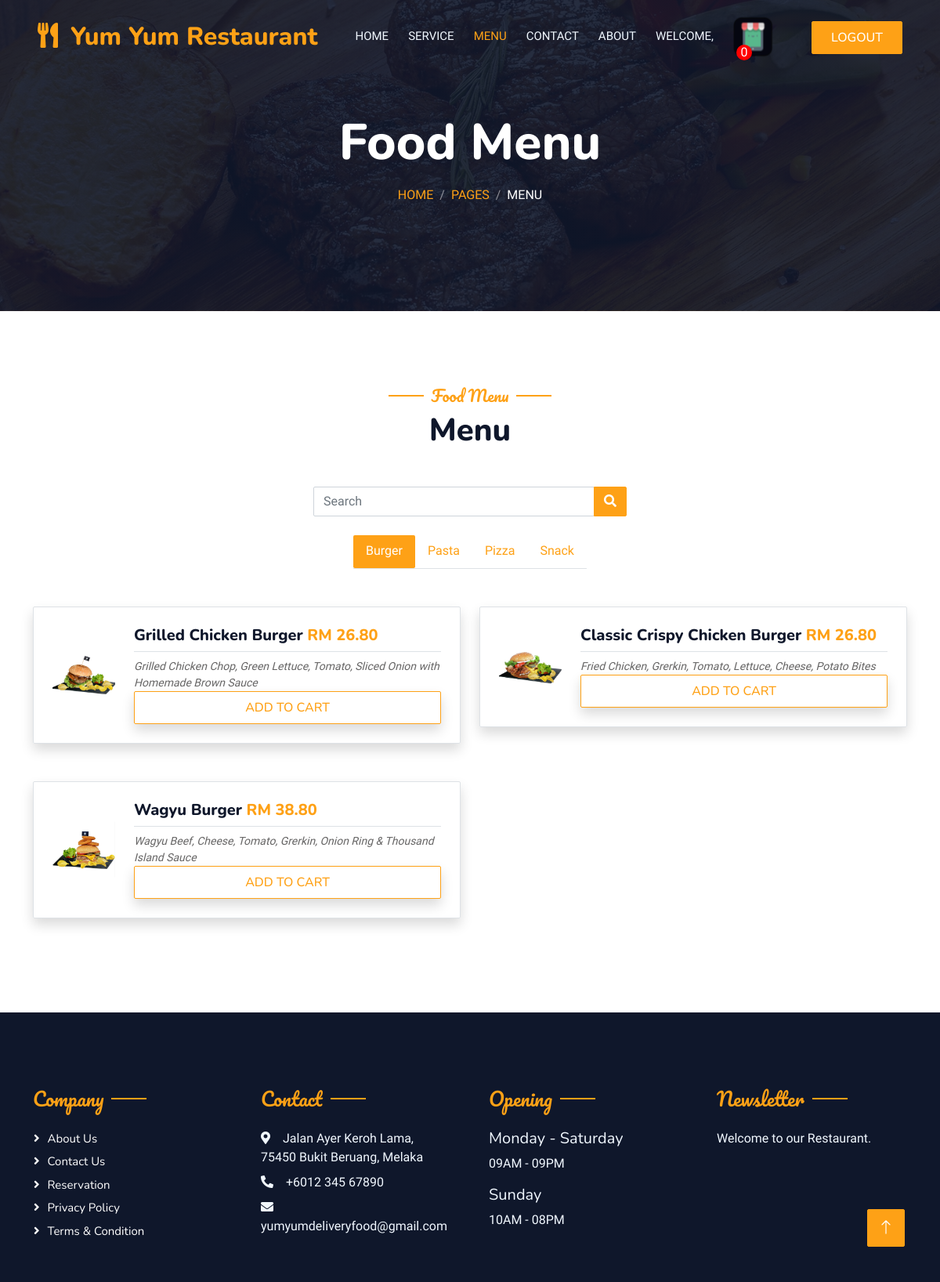
The page /log_menu.php on the database its author committed.
### tables this page shows
CREATE TABLE `category` (
  `cat_id` int(200) NOT NULL,
  `cat_name` varchar(200) NOT NULL,
  `cat_type` varchar(60) NOT NULL,
  `cat_img` varchar(255) NOT NULL
);

CREATE TABLE `menu` (
  `food_id` int(11) NOT NULL,
  `food_img` varchar(255) NOT NULL,
  `food_name` varchar(100) NOT NULL,
  `food_price` double NOT NULL,
  `food_type` varchar(50) NOT NULL,
  `food_description` varchar(200) NOT NULL,
  `food_delete` int(10) NOT NULL DEFAULT 0
);

### log_menu.php (the view, shortened to what this page needs)
<?php include ("connection_sql.php") ?>
<!DOCTYPE html>
<html lang="en">
<head>
    <link href="https://cdnjs.cloudflare.com/ajax/libs/font-awesome/5.10.0/css/all.min.css" rel="stylesheet">
    <link href="https://cdn.jsdelivr.net/npm/bootstrap-icons@1.4.1/font/bootstrap-icons.css" rel="stylesheet">
    <link href="lib/animate/animate.min.css" rel="stylesheet">
    <link href="lib/owlcarousel/assets/owl.carousel.min.css" rel="stylesheet">
    <link href="lib/tempusdominus/css/tempusdominus-bootstrap-4.min.css" rel="stylesheet" />
    <link href="css/bootstrap.min.css" rel="stylesheet">
    <link href="css/style.css" rel="stylesheet">
    <link href="css/test.css" rel="stylesheet">
    <link href="css/popup.css" rel="stylesheet">
</head>
<?php
    $uid = isset($_GET['userID']) ? $_GET['userID'] : null;
    $sql = "SELECT COUNT(*) AS totalRows FROM cart WHERE cart.user_id = '$uid' and cart_food_delete = '1'";
    $result = mysqli_query($connect, $sql);
    if ($result)
    {
        $row = mysqli_fetch_assoc($result);
        $totalRows = $row['totalRows'];
    }
    $user = "SELECT * FROM users WHERE id = '$uid'";
    $user_result = mysqli_query($connect, $user);
    $row_user = mysqli_fetch_assoc($user_result);
?>
<body class="all">
    <div class="container-xxl bg-white p-0">
        <div class="container-xxl position-relative p-0">
            <nav class="navbar navbar-expand-lg navbar-dark bg-dark px-4 px-lg-5 py-3 py-lg-0">
                <a href="" class="navbar-brand p-0">
                <h1 class="text-primary m-0" style="font-size:xx-large;"><i class="fa fa-utensils me-3"></i>Yum Yum Restaurant</h1>
                </a>
                <div class="collapse navbar-collapse" id="navbarCollapse">
                    <div class="navbar-nav ms-auto py-0 pe-4">
                        <a href="log_index.php?userID=<?php echo $uid; ?>" class="nav-item nav-link">Home</a>
                        <a href="log_service.php?userID=<?php echo $uid; ?>" class="nav-item nav-link">Service</a>
                        <a href="log_menu.php?userID=<?php echo $uid; ?>" class="nav-item nav-link active">Menu</a>
                        <a href="log_contact.php?userID=<?php echo $uid; ?>" class="nav-item nav-link">Contact</a>
                        <a href="log_about.php?userID=<?php echo $uid; ?>" class="nav-item nav-link  ">About</a>
                        <a href="login/p_profile.php?userID=<?php echo $uid?>" class="nav-item nav-link ">WELCOME, <?php echo $row_user["name"]; ?></a>
                        <img class="carticon btn py-2 px-4" src="img/cart-icon h.png" alt=""><span
                            style="position: fixed; display: flex; width: 20px;  height: 20px; background-color: red; justify-content: center; align-items: center; color: white;border-radius: 50%; position: absolute; top: 60%; right: 240px; "><?php echo $totalRows ?></span>
                    </div>
                    <a href="index.html" class="btn btn-primary py-2 px-4"style="--bs-btn-padding-y: .25rem; --bs-btn-padding-x: .5rem; --bs-btn-font-size: .75rem;" id="checkoutBtn">LogOut</a>
                </div>
            </nav>
            <div class="container-xxl py-5 bg-dark hero-header mb-5">
                <div class="container text-center my-5 pt-5 pb-4">
                    <h1 class="display-3 text-white mb-3 animated slideInDown">Food Menu</h1>
                    <nav aria-label="breadcrumb">
                        <ol class="breadcrumb justify-content-center text-uppercase">
                            <li class="breadcrumb-item"><a href="#">Home</a></li>
                            <li class="breadcrumb-item"><a href="#">Pages</a></li>
                            <li class="breadcrumb-item text-white active" aria-current="page">Menu</li>
                        </ol>
                    </nav>
                </div>
            </div>
        </div>
        <div class="container-xxl py-5">
            <div class="container">
                <div class="text-center wow fadeInUp" data-wow-delay="0.1s">
                    <h5 class="section-title ff-secondary text-center text-primary fw-normal">Food Menu</h5>
                    <h1 class="mb-5">Menu</h1>
                </div>
                <form class="d-flex justify-content-center" style="max-width: 400px; margin: 0 auto;" method="post" action="log_search_food.php?userID=<?php echo $uid; ?>" >
                    <div class="input-group rounded">
                        <input type="search" class="form-control rounded" name="search_query" placeholder="Search" aria-label="Search" aria-describedby="search-addon" />
                        <button class="btn btn-primary" type="submit">
                            <i class="fas fa-search"></i>
                        </button>
                    </div>
                </form>
                <br>
                <div class="tab-class text-center wow fadeInUp" data-wow-delay="0.1s">
                    <?php
                        $sql = "SELECT * FROM category";
                        $result = mysqli_query($connect, $sql);
                        $resultcheck = mysqli_num_rows($result);
                        if ($resultcheck > 0) {
                    ?>
                        <ul class="nav nav-pills d-inline-flex justify-content-center border-bottom mb-5" id="myTabs">
                            <?php
                                while ($row = mysqli_fetch_assoc($result)) {
                            ?>
                                <li class="nav-item">
                                    <a class="nav-link" data-toggle="pill" href="#tab-<?php echo $row['cat_type'] ?>">
                                        <?php echo $row['cat_name'] ?>
                                    </a>
                                </li>
                            <?php
                                }
                            ?>
                        </ul>
                        <div class="tab-content">
                            <?php
                                mysqli_data_seek($result, 0);
                                while ($row = mysqli_fetch_assoc($result)) {
                            ?>
                                <div class="tab-pane fade" id="tab-<?php echo $row['cat_type'] ?>">
                                    <div class="row g-4">
                                        <?php
                                            $menuSql = ($row['cat_type'] == 'all') ? "SELECT * FROM menu" : "SELECT * FROM menu WHERE food_type = '{$row['cat_type']}'";
                                            $menuResult = mysqli_query($connect, $menuSql);
                                            while ($menuItem = mysqli_fetch_assoc($menuResult)) {
                                        ?>
                                            <div class="col-lg-6 mb-4">
                                                <div class="d-flex align-items-center p-4 border rounded shadow">
                                                    <img class="flex-shrink-0 img-fluid rounded" style="width: 80px;" src="./img/<?php echo $menuItem['food_img']; ?>">
                                                    <div class="w-100 d-flex flex-column text-start ps-4">
                                                        <h5 class="d-flex justify-content-between border-bottom pb-2">
                                                            <form action="" method="post">
                                                                <span><?php echo $menuItem['food_name']; ?></span>
                                                                <span class="text-primary">RM <?php echo number_format($menuItem['food_price'], 2); ?></span>
                                                            </h5>
                                                            <small class="fst-italic"><?php echo $menuItem['food_description']; ?></small>
                                                            <button type="button" class="btn btn-outline-primary shadow py-2 px-4" name="atc" onclick="pop(<?php echo $menuItem['food_id']; ?>)">Add to cart</button>
                                                    </div>
                                                </div>
                                            </div>
                                        <?php
                                            }
                                        ?>
                                    </div>
                                </div>
                            <?php
                                }
                            ?>
                        </div>
                    <?php
                        }
                    ?>
                </div>
            </div>
        </div>
        <div class="container-fluid bg-dark text-light footer pt-5 mt-5 wow fadeIn" data-wow-delay="0.1s">
            <div class="container py-5">
                <div class="row g-5">
                    <div class="col-lg-3 col-md-6">
                        <h4 class="section-title ff-secondary text-start text-primary fw-normal mb-4">Company</h4>
                        <a class="btn btn-link" href="">About Us</a>
                        <a class="btn btn-link" href="">Contact Us</a>
                        <a class="btn btn-link" href="">Reservation</a>
                        <a class="btn btn-link" href="">Privacy Policy</a>
                        <a class="btn btn-link" href="">Terms & Condition</a>
                    </div>
                    <div class="col-lg-3 col-md-6">
                        <h4 class="section-title ff-secondary text-start text-primary fw-normal mb-4">Contact</h4>
                        <p class="mb-2"><i class="fa fa-map-marker-alt me-3"></i>Jalan Ayer Keroh Lama, 75450 Bukit Beruang, Melaka</p>
                        <p class="mb-2"><i class="fa fa-phone-alt me-3"></i>+6012 345 67890</p>
                        <p class="mb-2"><i class="fa fa-envelope me-3"></i>yumyumdeliveryfood@gmail.com</p>
                    </div>
                    <div class="col-lg-3 col-md-6">
                        <h4 class="section-title ff-secondary text-start text-primary fw-normal mb-4">Opening</h4>
                        <h5 class="text-light fw-normal">Monday - Saturday</h5>
                        <p>09AM - 09PM</p>
                        <h5 class="text-light fw-normal">Sunday</h5>
                        <p>10AM - 08PM</p>
                    </div>
                    <div class="col-lg-3 col-md-6">
                        <h4 class="section-title ff-secondary text-start text-primary fw-normal mb-4">Newsletter</h4>
                        <p>Welcome to our Restaurant. </p>
                    </div>
                </div>
            </div>
        </div>
        <a href="#" class="btn btn-lg btn-primary btn-lg-square back-to-top"><i class="bi bi-arrow-up"></i></a>
    </div>
</body>
</html>

### css/style.css (style rules this page uses)
:root { --primary: #FEA116; --light: #F1F8FF; --dark: #0F172B; }
.ff-secondary { font-family: 'Pacifico', cursive; }
.back-to-top { position: fixed; display: none; right: 45px; bottom: 45px; z-index: 99; }
.btn { font-family: 'Nunito', sans-serif; font-weight: 500; text-transform: uppercase; transition: .5s; }
.btn.btn-primary, .btn.btn-secondary { color: #FFFFFF; }
.btn-lg-square { width: 48px; height: 48px; }
.btn-square, .btn-sm-square, .btn-lg-square { padding: 0; display: flex; align-items: center; justify-content: center; font-weight: normal; border-radius: 2px; }
.navbar-dark .navbar-nav .nav-link { position: relative; margin-left: 25px; padding: 35px 0; font-size: 15px; color: var(--light) !important; text-transform: uppercase; font-weight: 500; outline: none; transition: .5s; }
.navbar-dark .navbar-nav .nav-link:hover, .navbar-dark .navbar-nav .nav-link.active { color: var(--primary) !important; }
@media (min-width: 992px) { .navbar-dark { position: absolute; width: 100%; top: 0; left: 0; z-index: 999; background: transparent !important; } }
.hero-header { background: linear-gradient(rgba(15, 23, 43, .9), rgba(15, 23, 43, .9)), url(../img/bg-hero.jpg); background-position: center center; background-repeat: no-repeat; background-size: cover; }
.breadcrumb-item + .breadcrumb-item::before { color: rgba(255, 255, 255, .5); }
.section-title { position: relative; display: inline-block; }
.section-title::before { position: absolute; content: ""; width: 45px; height: 2px; top: 50%; left: -55px; margin-top: -1px; background: var(--primary); }
.section-title::after { position: absolute; content: ""; width: 45px; height: 2px; top: 50%; right: -55px; margin-top: -1px; background: var(--primary); }
.section-title.text-start::before, .section-title.text-end::after { display: none; }
.nav-pills .nav-item .active { border-bottom: 2px solid var(--primary); }
.footer .btn.btn-link { display: block; margin-bottom: 5px; padding: 0; text-align: left; color: #FFFFFF; font-size: 15px; font-weight: normal; text-transform: capitalize; transition: .3s; }
.footer .btn.btn-link::before { position: relative; content: "\f105"; font-family: "Font Awesome 5 Free"; font-weight: 900; margin-right: 10px; }

### rows shown on the page
category: cat_name "Burger"
category: cat_name "Pasta"
category: cat_name "Pizza"
category: cat_name "Snack"
menu: food_img (picture), food_name "Grilled Chicken Burger", food_price "26.80", food_description "Grilled Chicken Chop, Green Lettuce, Tomato, Sliced Onion with Homemade Brown Sauce"
menu: food_img (picture), food_name "Classic Crispy Chicken Burger", food_price "26.80", food_description "Fried Chicken, Grerkin, Tomato, Lettuce, Cheese, Potato Bites"
menu: food_img (picture), food_name "Wagyu Burger", food_price "38.80", food_description "Wagyu Beef, Cheese, Tomato, Grerkin, Onion Ring & Thousand Island Sauce"

### other values the page prints
$totalRows "0"
